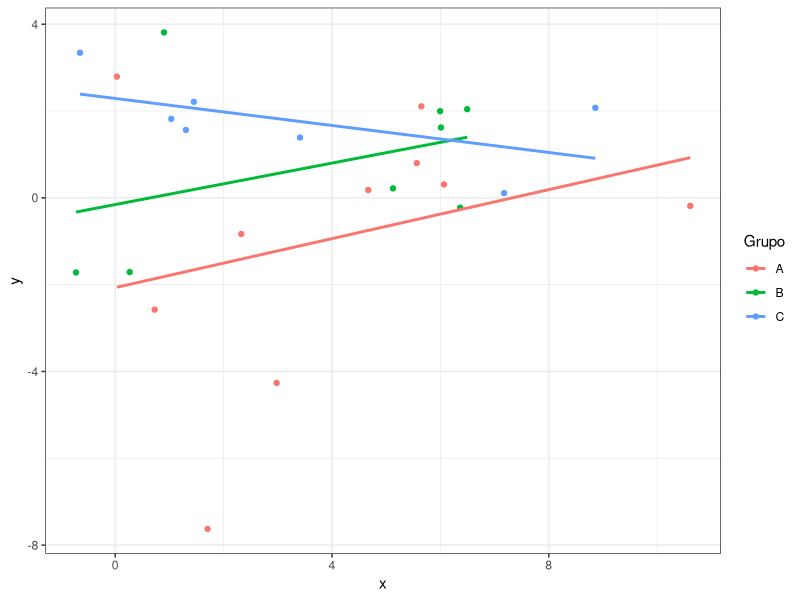

This figure's R source:
## ---- chunk 1
knitr::opts_chunk$set(
  collapse = TRUE,
  comment = "#>"
)
## ---- chunk 2
library(tidyverse)
library(ggplot2)
## ---- chunk 3
ra <- 256773
set.seed(ra)
b0 <- runif(1, -2, 2)
b1 <- runif(1, -2, 2)
bB <- 2
bC <- 3
n <- 25
id <- c(1:25)
x <- rpois(n, lambda = 4) + runif(n, -3, 3)
grupo <- sample(LETTERS[1:3], size = n, replace = TRUE)
y <- rnorm(n, mean = b0 + b1*x + bB*(grupo=="B") + bC*(grupo=="C"), sd = 2)
df <- data.frame(id = id, x = x, grupo = grupo, y = y,momento_registro = lubridate::now())
df %>%
    ggplot(aes(x=x, y=y, col=grupo))+
    geom_point()+
    geom_smooth(method = "lm", se=F)+
    labs(col = "Grupo")+
    theme_bw()
## ---- chunk 4
body = data.frame(x = c(3,4), grupo = c("A", "B"))
body
